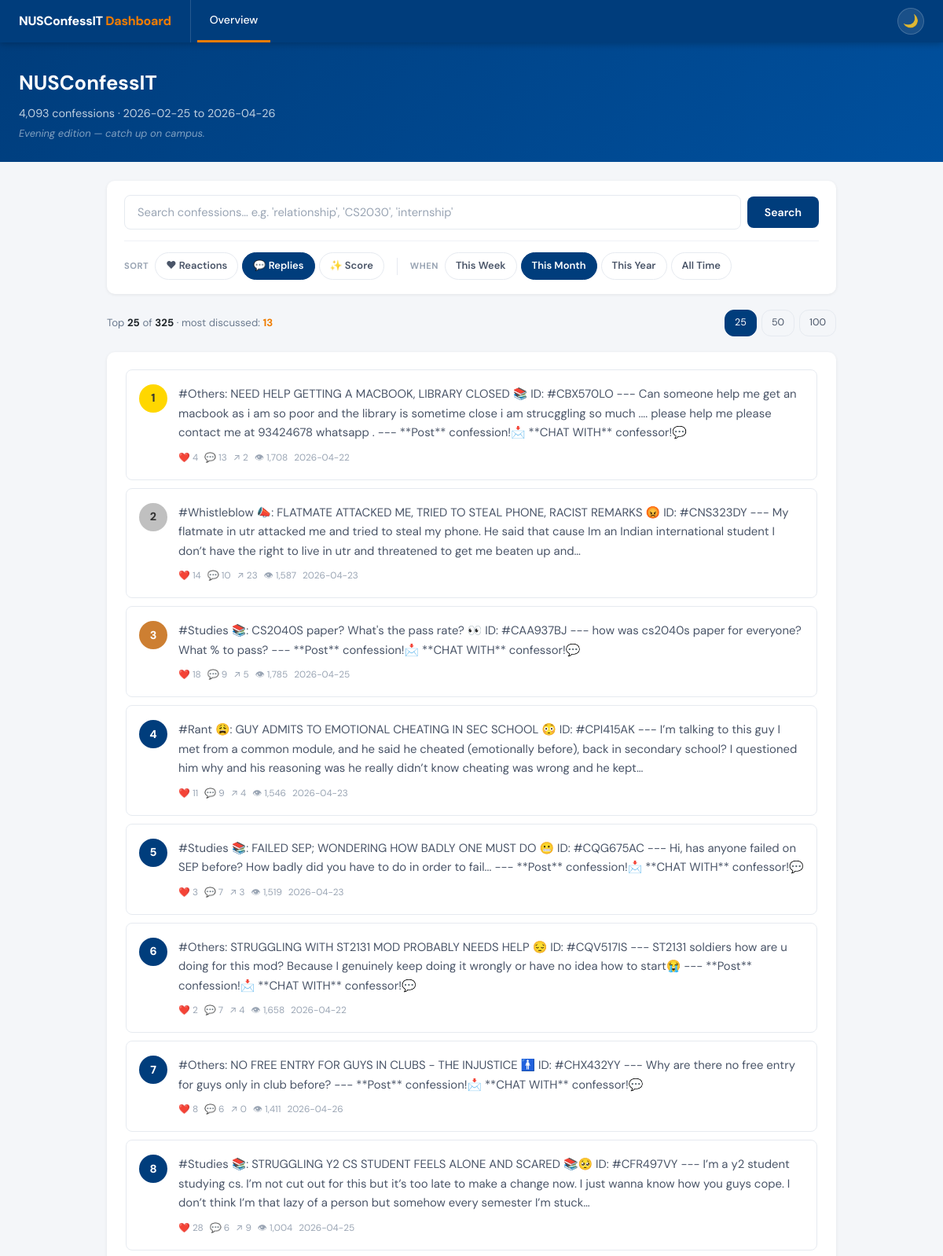
Screenshot of /?sort=replies&range=month&n=25 (upper part) with the database file from the repository.
### tables this page shows
CREATE TABLE messages (
                id INTEGER NOT NULL,
                channel TEXT NOT NULL,
                date TEXT,
                text TEXT,
                views INTEGER DEFAULT 0,
                forwards INTEGER DEFAULT 0,
                reactions_count INTEGER DEFAULT 0,
                reply_count INTEGER DEFAULT 0,
                is_reply BOOLEAN DEFAULT 0,
                reply_to_msg_id INTEGER,
                word_count INTEGER DEFAULT 0,
                char_count INTEGER DEFAULT 0,
                scraped_at TEXT, category TEXT, confession_id TEXT, title TEXT, content TEXT, llm_summary TEXT, summary_date TEXT,
                PRIMARY KEY (id, channel)
            );

### server.py (the view)
@app.route("/")
def index():
    range_key = request.args.get("range", "week")
    if range_key not in RANGES:
        range_key = "week"
    n = min(int(request.args.get("n", 25)), 200)
    sort_key = request.args.get("sort", "reactions")
    if sort_key not in SORTS:
        sort_key = "reactions"
    q = request.args.get("q", "").strip()
    days = RANGES[range_key]
    conn = _connect()
    count_q = "SELECT COUNT(*) FROM messages WHERE is_reply=0"
    params = []
    if days:
        since = (datetime.now(timezone.utc) - timedelta(days=days)).isoformat()
        count_q += " AND date >= ?"
        params.append(since)
    total = conn.execute(count_q, params).fetchone()[0]
    conn.close()
    posts = get_posts(days=days, limit=n, sort=sort_key, q=q or None)
    stats = get_overview_stats()
    monthly = get_monthly_counts()
    max_monthly = max(c for _, c in monthly) if monthly else 1
    return render_template("index.html",
        active_page="home",
        posts=posts,
        stats=stats,
        monthly=monthly,
        max_monthly=max_monthly,
        range_key=range_key,
        sort_key=sort_key,
        q=q,
        n=n,
        total=total,
    )

### server.py (called while the page is built)
def _strip_md(text: str) -> str:
    return _MD_INLINE.sub(r'\1', text)

def _connect():
    conn = sqlite3.connect(DB_PATH)
    conn.row_factory = sqlite3.Row
    return conn

def _score_expr():
    return "(reactions_count * 3 + reply_count * 2 + forwards)"

def _excerpt(text: str, max_chars: int = 300) -> str:
    text = _strip_md((text or "").strip())
    if len(text) <= max_chars:
        return text
    return text[:max_chars].rsplit(" ", 1)[0] + "…"

def _enrich(rows):
    out = []
    for r in rows:
        p = dict(r)
        p["excerpt"] = _excerpt(p.get("content") or p.get("text") or "")
        p["score"] = p.get("score", 0)
        out.append(p)
    return out

def get_posts(days=None, limit=25, sort="reactions", q=None):
    conn = _connect()
    order_expr = SORTS.get(sort, SORTS["reactions"])
    sql = f"SELECT *, {_score_expr()} AS score FROM messages WHERE is_reply=0"
    params = []
    if days:
        since = (datetime.now(timezone.utc) - timedelta(days=days)).isoformat()
        sql += " AND date >= ?"
        params.append(since)
    if q:
        like = f"%{q}%"
        sql += " AND (text LIKE ? OR title LIKE ? OR content LIKE ?)"
        params.extend([like, like, like])
    sql += f" ORDER BY {order_expr} DESC LIMIT ?"
    params.append(limit)
    rows = conn.execute(sql, params).fetchall()
    conn.close()
    return _enrich(rows)

def get_monthly_counts():
    conn = _connect()
    rows = conn.execute("""
        SELECT strftime('%Y-%m', date) as month, COUNT(*) as cnt
        FROM messages WHERE is_reply=0 AND date IS NOT NULL
        GROUP BY month ORDER BY month DESC LIMIT 18
    """).fetchall()
    conn.close()
    data = [(r["month"], r["cnt"]) for r in rows]
    data.reverse()
    return data

### templates/index.html (shortened to what this page needs)
{% extends "base.html" %}
{% block content %}
<div class="page-header">
  <h1>NUSConfessIT</h1>
  <p>{{ "{:,}".format(stats.total) }} confessions &middot; {{ stats.first_date }} to {{ stats.last_date }}</p>
  <p id="time-tagline" style="opacity:0.5; font-size:0.81rem; margin-top:4px; font-style:italic;"></p>
</div>
<div class="container">
  <div class="filter-bar">
    <form method="get" action="/">
      <div class="search-bar" style="margin-bottom:0; display:flex; align-items:center; gap:8px;">
        <input type="text" name="q" value="{{ q }}" placeholder="Search confessions… e.g. 'relationship', 'CS2030', 'internship'" />
        <button type="submit">Search</button>
      </div>
    </form>
    <div class="filter-row">
      <div class="filter-group">
        <span class="filter-label">Sort</span>
        <div class="filter-pills">
          <a href="/?sort=reactions&range={{ range_key }}&n={{ n }}{% if q %}&q={{ q|urlencode }}{% endif %}" class="{{ 'active' if sort_key == 'reactions' }}">❤ Reactions</a>
          <a href="/?sort=replies&range={{ range_key }}&n={{ n }}{% if q %}&q={{ q|urlencode }}{% endif %}" class="{{ 'active' if sort_key == 'replies' }}">💬 Replies</a>
          <a href="/?sort=score&range={{ range_key }}&n={{ n }}{% if q %}&q={{ q|urlencode }}{% endif %}" class="{{ 'active' if sort_key == 'score' }}">✨ Score</a>
        </div>
      </div>
      <div class="filter-group">
        <span class="filter-label">When</span>
        <div class="filter-pills">
          <a href="/?sort={{ sort_key }}&range=week&n={{ n }}{% if q %}&q={{ q|urlencode }}{% endif %}" class="{{ 'active' if range_key == 'week' }}">This Week</a>
          <a href="/?sort={{ sort_key }}&range=month&n={{ n }}{% if q %}&q={{ q|urlencode }}{% endif %}" class="{{ 'active' if range_key == 'month' }}">This Month</a>
          <a href="/?sort={{ sort_key }}&range=year&n={{ n }}{% if q %}&q={{ q|urlencode }}{% endif %}" class="{{ 'active' if range_key == 'year' }}">This Year</a>
          <a href="/?sort={{ sort_key }}&range=all&n={{ n }}{% if q %}&q={{ q|urlencode }}{% endif %}" class="{{ 'active' if range_key == 'all' }}">All Time</a>
        </div>
      </div>
    </div>
  </div>
  <div style="display:flex; justify-content:space-between; align-items:center; flex-wrap:wrap; gap:12px; margin-bottom:20px;">
    <p class="results-meta" style="margin:0;">
      {% if q %}
        <strong>{{ posts|length }}</strong> results for <strong>"{{ q }}"</strong>
        &middot; <a href="/?sort={{ sort_key }}&range={{ range_key }}&n={{ n }}" class="link-blue" style="font-size:0.83rem;">clear</a>
      {% else %}
        Top <strong>{{ n }}</strong> of <strong>{{ "{:,}".format(total) }}</strong>
        {% if posts %}
          {% if sort_key == 'reactions' %}&middot; most liked: <strong style="color:var(--orange);">{{ posts[0].reactions_count }}</strong>
          {% elif sort_key == 'replies' %}&middot; most discussed: <strong style="color:var(--orange);">{{ posts[0].reply_count }}</strong>
          {% else %}&middot; best score: <strong style="color:var(--orange);">{{ posts[0].score }}</strong>
          {% endif %}
        {% endif %}
      {% endif %}
    </p>
    <div style="display:flex; gap:6px;">
      <a href="/?range={{ range_key }}&sort={{ sort_key }}&n=25{% if q %}&q={{ q|urlencode }}{% endif %}" class="n-pill {{ 'active' if n == 25 }}">25</a>
      <a href="/?range={{ range_key }}&sort={{ sort_key }}&n=50{% if q %}&q={{ q|urlencode }}{% endif %}" class="n-pill {{ 'active' if n == 50 }}">50</a>
      <a href="/?range={{ range_key }}&sort={{ sort_key }}&n=100{% if q %}&q={{ q|urlencode }}{% endif %}" class="n-pill {{ 'active' if n == 100 }}">100</a>
    </div>
  </div>
  <div class="card">
    {% for p in posts %}
    <a href="/post/{{ p.id }}" style="text-decoration:none; color:inherit; display:block;">
    <div class="confession-card">
      <div class="rank-num {% if loop.index == 1 %}rank-1{% elif loop.index == 2 %}rank-2{% elif loop.index == 3 %}rank-3{% endif %}">{{ loop.index }}</div>
      <div class="c-body">
        <div class="c-text">{% if q %}{{ p.excerpt | replace(q, '<mark>' ~ q ~ '</mark>') | safe }}{% else %}{{ p.excerpt }}{% endif %}</div>
        <div class="c-meta">
          <span aria-label="{{ p.reactions_count }} reactions">❤️ {{ p.reactions_count }}</span>
          <span aria-label="{{ p.reply_count }} replies">💬 {{ p.reply_count }}</span>
          <span aria-label="{{ p.forwards }} forwards">↗ {{ p.forwards }}</span>
          <span aria-label="{{ '{:,}'.format(p.views or 0) }} views">👁 {{ "{:,}".format(p.views or 0) }}</span>
          <span>{{ p.date[:10] }}</span>
        </div>
      </div>
    </div>
    </a>
    {% else %}
    <div class="empty">{% if q %}Nothing found for "{{ q }}" — try a broader term or a different time range.{% else %}Quiet {{ 'week' if range_key == 'week' else 'month' if range_key == 'month' else 'year' if range_key == 'year' else 'archive' }}. Everyone's studying (probably).{% endif %}</div>
    {% endfor %}
  </div>
</div>
{% endblock %}

### templates/base.html (style rules this page uses)
:root { --bg: #f4f6f9; --surface: #ffffff; --surface-alt: #f8f9fb; --surface-mid: #eef1f6; --text-1: #1e2428; --text-2: #4a5568; --text-3: #6b7a8e; --text-muted: #9aa5b4; --border: #e6eaf0; --border-light: #f0f2f6; --blue: #003D7C; --blue-mid: #00509E; --blue-light: #e8f0fe; --orange: #EF7C00; --mark-bg: #fff3cc; --shadow-sm: 0 1px 4px rgba(0,0,0,0.07); --shadow-md: 0 2px 10px rgba(0,0,0,0.09); --tc: background-color 0.22s ease, color 0.22s ease, border-color 0.22s ease, box-shadow 0.22s ease; }
*, *::before, *::after { box-sizing: border-box; margin: 0; padding: 0; }
body { font-family: "DM Sans", -apple-system, BlinkMacSystemFont, "Segoe UI", sans-serif; background: var(--bg); color: var(--text-1); line-height: 1.6; transition: var(--tc); }
.page-header { background: linear-gradient(135deg, #003D7C 0%, #00509E 100%); color: #fff; padding: 32px 24px 26px; }
.page-header h1 { font-size: 1.6rem; font-weight: 700; }
.page-header p { opacity: 0.75; margin-top: 6px; font-size: 0.9rem; }
.container { max-width: 960px; margin: 0 auto; padding: 24px 16px 60px; }
.card { background: var(--surface); border-radius: 10px; padding: 22px 24px; box-shadow: var(--shadow-sm); margin-bottom: 20px; transition: var(--tc); }
.confession-card { border: 1px solid var(--border); border-radius: 8px; padding: 18px 16px; margin-bottom: 10px; display: flex; gap: 14px; align-items: flex-start; background: var(--surface); transition: box-shadow 0.15s, background-color 0.22s, border-color 0.22s; animation: cardIn 0.32s cubic-bezier(0.22, 1, 0.36, 1) both; }
.confession-card:nth-child(1) { animation-delay: 0ms; }
.rank-num { flex-shrink: 0; width: 36px; height: 36px; border-radius: 50%; display: flex; align-items: center; justify-content: center; font-weight: 800; font-size: 0.9rem; color: #fff; background: var(--blue); transition: transform 0.28s cubic-bezier(0.22, 1, 0.36, 1); }
.rank-1 { background: #FFD700; color: #333; }
.rank-2 { background: #C0C0C0; color: #333; }
.rank-3 { background: #CD7F32; }
.c-body { flex: 1; min-width: 0; }
.c-text { font-size: 0.93rem; color: var(--text-2); line-height: 1.65; }
.c-meta { margin-top: 10px; display: flex; gap: 8px; flex-wrap: wrap; font-size: 0.74rem; color: var(--text-muted); align-items: center; }
.search-bar { display: flex; gap: 10px; margin-bottom: 0; }
.search-bar input { flex: 1; padding: 11px 16px; border: 1.5px solid var(--border); border-radius: 8px; font-size: 0.92rem; outline: none; font-family: inherit; background: var(--surface); color: var(--text-1); transition: border-color 0.15s, background 0.22s; }
.search-bar input::placeholder { color: var(--text-muted); }
.search-bar button { background: var(--blue); color: #fff; border: none; padding: 11px 22px; border-radius: 8px; font-weight: 600; cursor: pointer; font-size: 0.88rem; font-family: inherit; transition: background 0.15s, transform 0.12s cubic-bezier(0.22,1,0.36,1); }
.results-meta { font-size: 0.83rem; color: var(--text-3); margin-bottom: 20px; }
.results-meta strong { color: var(--text-1); }
.n-pill { text-decoration: none; font-size: 0.78rem; padding: 6px 12px; border-radius: 12px; border: 1.5px solid var(--border); color: var(--text-2); transition: all 0.15s; }
.n-pill.active { background: var(--blue); color: #fff; border-color: var(--blue); }
.filter-bar { background: var(--surface); border-radius: 10px; padding: 18px 22px; box-shadow: var(--shadow-sm); margin-bottom: 20px; transition: var(--tc); }
.filter-row { display: flex; gap: 16px; flex-wrap: wrap; margin-top: 14px; padding-top: 14px; border-top: 1px solid var(--border-light); align-items: center; }
.filter-group { display: flex; align-items: center; gap: 8px; flex-wrap: wrap; }
.filter-label { font-size: 0.7rem; font-weight: 700; text-transform: uppercase; letter-spacing: 0.5px; color: var(--text-muted); white-space: nowrap; }
.filter-pills { display: flex; gap: 5px; flex-wrap: wrap; }
.filter-pills a { text-decoration: none; padding: 6px 13px; border-radius: 20px; font-size: 0.81rem; font-weight: 600; color: var(--text-2); border: 1.5px solid var(--border); transition: all 0.15s; white-space: nowrap; }
.filter-pills a.active { background: var(--blue); color: #fff; border-color: var(--blue); }

### rows the page displays
messages: reply_count "13", excerpt "#Others: NEED HELP GETTING A MACBOOK, LIBRARY CLOSED 📚 ID: #CBX570LO --- Can someone help me get an macbook as i am so poor and the library is sometime close i am strucggling so much .... please help me please contact me at 93424678 whatsapp . --- **Post** confession!📩 **CHAT WITH** confessor!💬", reactions_count "4", forwards "2", views "1,708", date "2026-04-22"
messages: excerpt "#Whistleblow 📣: FLATMATE ATTACKED ME, TRIED TO STEAL PHONE, RACIST REMARKS 😡 ID: #CNS323DY --- My flatmate in utr attacked me and tried to steal my phone. He said that cause Im an Indian international student I don’t have the right to live in utr and threatened to get me beaten up and…", reactions_count "14", reply_count "10", forwards "23", views "1,587", date "2026-04-23"
messages: excerpt "#Studies 📚: CS2040S paper? What's the pass rate? 👀 ID: #CAA937BJ --- how was cs2040s paper for everyone? What % to pass? --- **Post** confession!📩 **CHAT WITH** confessor!💬", reactions_count "18", reply_count "9", forwards "5", views "1,785", date "2026-04-25"
messages: excerpt "#Rant 😩: GUY ADMITS TO EMOTIONAL CHEATING IN SEC SCHOOL 😳 ID: #CPI415AK --- I’m talking to this guy I met from a common module, and he said he cheated (emotionally before), back in secondary school? I questioned him why and his reasoning was he really didn’t know cheating was wrong and he kept…", reactions_count "11", reply_count "9", forwards "4", views "1,546", date "2026-04-23"
messages: excerpt "#Studies 📚: FAILED SEP; WONDERING HOW BADLY ONE MUST DO 😬 ID: #CQG675AC --- Hi, has anyone failed on SEP before? How badly did you have to do in order to fail... --- **Post** confession!📩 **CHAT WITH** confessor!💬", reactions_count "3", reply_count "7", forwards "3", views "1,519", date "2026-04-23"
messages: excerpt "#Others: STRUGGLING WITH ST2131 MOD PROBABLY NEEDS HELP 😔 ID: #CQV517IS --- ST2131 soldiers how are u doing for this mod? Because I genuinely keep doing it wrongly or have no idea how to start😭 --- **Post** confession!📩 **CHAT WITH** confessor!💬", reactions_count "2", reply_count "7", forwards "4", views "1,658", date "2026-04-22"
messages: excerpt "#Others: NO FREE ENTRY FOR GUYS IN CLUBS - THE INJUSTICE 🚹 ID: #CHX432YY --- Why are there no free entry for guys only in club before? --- **Post** confession!📩 **CHAT WITH** confessor!💬", reactions_count "8", reply_count "6", forwards "0", views "1,411", date "2026-04-26"
messages: excerpt "#Studies 📚: STRUGGLING Y2 CS STUDENT FEELS ALONE AND SCARED 📚🥺 ID: #CFR497VY --- I’m a y2 student studying cs. I’m not cut out for this but it’s too late to make a change now. I just wanna know how you guys cope. I don’t think I’m that lazy of a person but somehow every semester I’m stuck…", reactions_count "28", reply_count "6", forwards "9", views "1,004", date "2026-04-25"

### other values shown
{{ "{:,}".format(stats.total) }} "4,093"
{{ stats.first_date }} "2026-02-25"
{{ stats.last_date }} "2026-04-26"
{{ n }} "25"
{{ "{:,}".format(total) }} "325"
